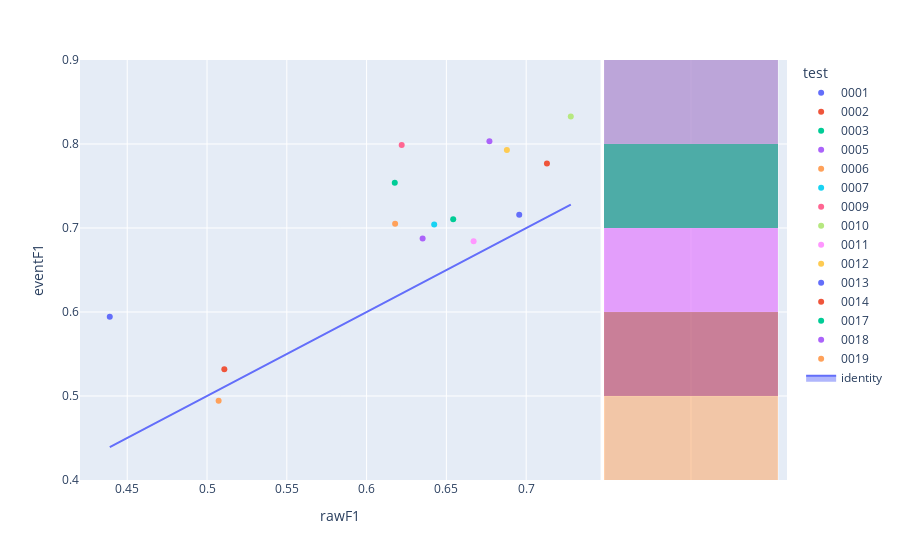

Notebook cell for this chart:
### Code cell
fig=px.scatter(experimentModels_N2,x='rawF1',y='eventF1',color='test',hover_name='modelId', marginal_y="histogram")
fig.add_trace(
    go.Scatter(x=experimentModels_N2['rawF1'], y=experimentModels_N2['rawF1'], name="identity", mode='lines',fill="toself")
)
fig.show()

### Figure 1 — Plotly figure (JSON) as saved in the notebook; plotly's stock layout.template omitted (floating-point values rounded to 4 significant figures)
{"data": [{"hovertemplate": "<b>%{hovertext}</b><br><br>test=0001<br>rawF1=%{x}<br>eventF1=%{y}<extra></extra>", "hovertext": ["9e4dd9bb-a7d9-4ee8-a762-d656d8308d91"], "legendgroup": "0001", "marker": {"color": "#636efa", "symbol": "circle"}, "mode": "markers", "name": "0001", "orientation": "v", "showlegend": true, "type": "scatter", "x": [0.4391], "xaxis": "x", "y": [0.5942], "yaxis": "y"}, {"alignmentgroup": "True", "bingroup": "y", "hovertemplate": "test=0001<br>eventF1=%{y}<br>count=%{x}<extra></extra>", "legendgroup": "0001", "marker": {"color": "#636efa"}, "name": "0001", "offsetgroup": "0001", "opacity": 0.5, "showlegend": false, "type": "histogram", "xaxis": "x2", "y": [0.5942], "yaxis": "y2"}, {"hovertemplate": "<b>%{hovertext}</b><br><br>test=0002<br>rawF1=%{x}<br>eventF1=%{y}<extra></extra>", "hovertext": ["5e1bcb8a-f879-4f42-ae21-0e1ae715095f"], "legendgroup": "0002", "marker": {"color": "#EF553B", "symbol": "circle"}, "mode": "markers", "name": "0002", "orientation": "v", "showlegend": true, "type": "scatter", "x": [0.713], "xaxis": "x", "y": [0.7769], "yaxis": "y"}, {"alignmentgroup": "True", "bingroup": "y", "hovertemplate": "test=0002<br>eventF1=%{y}<br>count=%{x}<extra></extra>", "legendgroup": "0002", "marker": {"color": "#EF553B"}, "name": "0002", "offsetgroup": "0002", "opacity": 0.5, "showlegend": false, "type": "histogram", "xaxis": "x2", "y": [0.7769], "yaxis": "y2"}, {"hovertemplate": "<b>%{hovertext}</b><br><br>test=0003<br>rawF1=%{x}<br>eventF1=%{y}<extra></extra>", "hovertext": ["2ecef3ee-0879-42d7-bcf0-ecfa0e3e601a"], "legendgroup": "0003", "marker": {"color": "#00cc96", "symbol": "circle"}, "mode": "markers", "name": "0003", "orientation": "v", "showlegend": true, "type": "scatter", "x": [0.6543], "xaxis": "x", "y": [0.7103], "yaxis": "y"}, {"alignmentgroup": "True", "bingroup": "y", "hovertemplate": "test=0003<br>eventF1=%{y}<br>count=%{x}<extra></extra>", "legendgroup": "0003", "marker": {"color": "#00cc96"}, "name": "0003", "offsetgroup": "0003", "opacity": 0.5, "showlegend": false, "type": "histogram", "xaxis": "x2", "y": [0.7103], "yaxis": "y2"}, {"hovertemplate": "<b>%{hovertext}</b><br><br>test=0005<br>rawF1=%{x}<br>eventF1=%{y}<extra></extra>", "hovertext": ["52b0d6a8-7f01-4694-85d4-14ef17a025b9"], "legendgroup": "0005", "marker": {"color": "#ab63fa", "symbol": "circle"}, "mode": "markers", "name": "0005", "orientation": "v", "showlegend": true, "type": "scatter", "x": [0.6351], "xaxis": "x", "y": [0.6874], "yaxis": "y"}, {"alignmentgroup": "True", "bingroup": "y", "hovertemplate": "test=0005<br>eventF1=%{y}<br>count=%{x}<extra></extra>", "legendgroup": "0005", "marker": {"color": "#ab63fa"}, "name": "0005", "offsetgroup": "0005", "opacity": 0.5, "showlegend": false, "type": "histogram", "xaxis": "x2", "y": [0.6874], "yaxis": "y2"}, {"hovertemplate": "<b>%{hovertext}</b><br><br>test=0006<br>rawF1=%{x}<br>eventF1=%{y}<extra></extra>", "hovertext": ["32c9793a-2115-4e77-8b6f-e8f71d09cecb"], "legendgroup": "0006", "marker": {"color": "#FFA15A", "symbol": "circle"}, "mode": "markers", "name": "0006", "orientation": "v", "showlegend": true, "type": "scatter", "x": [0.6179], "xaxis": "x", "y": [0.7052], "yaxis": "y"}, {"alignmentgroup": "True", "bingroup": "y", "hovertemplate": "test=0006<br>eventF1=%{y}<br>count=%{x}<extra></extra>", "legendgroup": "0006", "marker": {"color": "#FFA15A"}, "name": "0006", "offsetgroup": "0006", "opacity": 0.5, "showlegend": false, "type": "histogram", "xaxis": "x2", "y": [0.7052], "yaxis": "y2"}, {"hovertemplate": "<b>%{hovertext}</b><br><br>test=0007<br>rawF1=%{x}<br>eventF1=%{y}<extra></extra>", "hovertext": ["241d9889-61ff-47f7-97c2-f502ae3dba38"], "legendgroup": "0007", "marker": {"color": "#19d3f3", "symbol": "circle"}, "mode": "markers", "name": "0007", "orientation": "v", "showlegend": true, "type": "scatter", "x": [0.6424], "xaxis": "x", "y": [0.7042], "yaxis": "y"}, {"alignmentgroup": "True", "bingroup": "y", "hovertemplate": "test=0007<br>eventF1=%{y}<br>count=%{x}<extra></extra>", "legendgroup": "0007", "marker": {"color": "#19d3f3"}, "name": "0007", "offsetgroup": "0007", "opacity": 0.5, "showlegend": false, "type": "histogram", "xaxis": "x2", "y": [0.7042], "yaxis": "y2"}, {"hovertemplate": "<b>%{hovertext}</b><br><br>test=0009<br>rawF1=%{x}<br>eventF1=%{y}<extra></extra>", "hovertext": ["f6a46037-1f32-40b5-a6ff-cd293b0e4203"], "legendgroup": "0009", "marker": {"color": "#FF6692", "symbol": "circle"}, "mode": "markers", "name": "0009", "orientation": "v", "showlegend": true, "type": "scatter", "x": [0.622], "xaxis": "x", "y": [0.7988], "yaxis": "y"}, {"alignmentgroup": "True", "bingroup": "y", "hovertemplate": "test=0009<br>eventF1=%{y}<br>count=%{x}<extra></extra>", "legendgroup": "0009", "marker": {"color": "#FF6692"}, "name": "0009", "offsetgroup": "0009", "opacity": 0.5, "showlegend": false, "type": "histogram", "xaxis": "x2", "y": [0.7988], "yaxis": "y2"}, {"hovertemplate": "<b>%{hovertext}</b><br><br>test=0010<br>rawF1=%{x}<br>eventF1=%{y}<extra></extra>", "hovertext": ["6cfc1f74-3653-47eb-a166-f59fefa13825"], "legendgroup": "0010", "marker": {"color": "#B6E880", "symbol": "circle"}, "mode": "markers", "name": "0010", "orientation": "v", "showlegend": true, "type": "scatter", "x": [0.7279], "xaxis": "x", "y": [0.8326], "yaxis": "y"}, {"alignmentgroup": "True", "bingroup": "y", "hovertemplate": "test=0010<br>eventF1=%{y}<br>count=%{x}<extra></extra>", "legendgroup": "0010", "marker": {"color": "#B6E880"}, "name": "0010", "offsetgroup": "0010", "opacity": 0.5, "showlegend": false, "type": "histogram", "xaxis": "x2", "y": [0.8326], "yaxis": "y2"}, {"hovertemplate": "<b>%{hovertext}</b><br><br>test=0011<br>rawF1=%{x}<br>eventF1=%{y}<extra></extra>", "hovertext": ["68c5483d-9072-4478-8a87-a7af3324f690"], "legendgroup": "0011", "marker": {"color": "#FF97FF", "symbol": "circle"}, "mode": "markers", "name": "0011", "orientation": "v", "showlegend": true, "type": "scatter", "x": [0.6671], "xaxis": "x", "y": [0.6841], "yaxis": "y"}, {"alignmentgroup": "True", "bingroup": "y", "hovertemplate": "test=0011<br>eventF1=%{y}<br>count=%{x}<extra></extra>", "legendgroup": "0011", "marker": {"color": "#FF97FF"}, "name": "0011", "offsetgroup": "0011", "opacity": 0.5, "showlegend": false, "type": "histogram", "xaxis": "x2", "y": [0.6841], "yaxis": "y2"}, {"hovertemplate": "<b>%{hovertext}</b><br><br>test=0012<br>rawF1=%{x}<br>eventF1=%{y}<extra></extra>", "hovertext": ["349fe35c-b749-431d-8e8c-c288b150e998"], "legendgroup": "0012", "marker": {"color": "#FECB52", "symbol": "circle"}, "mode": "markers", "name": "0012", "orientation": "v", "showlegend": true, "type": "scatter", "x": [0.6879], "xaxis": "x", "y": [0.7928], "yaxis": "y"}, {"alignmentgroup": "True", "bingroup": "y", "hovertemplate": "test=0012<br>eventF1=%{y}<br>count=%{x}<extra></extra>", "legendgroup": "0012", "marker": {"color": "#FECB52"}, "name": "0012", "offsetgroup": "0012", "opacity": 0.5, "showlegend": false, "type": "histogram", "xaxis": "x2", "y": [0.7928], "yaxis": "y2"}, {"hovertemplate": "<b>%{hovertext}</b><br><br>test=0013<br>rawF1=%{x}<br>eventF1=%{y}<extra></extra>", "hovertext": ["4babfd03-bb9d-4dd2-a829-ad9de3f05932"], "legendgroup": "0013", "marker": {"color": "#636efa", "symbol": "circle"}, "mode": "markers", "name": "0013", "orientation": "v", "showlegend": true, "type": "scatter", "x": [0.6956], "xaxis": "x", "y": [0.7157], "yaxis": "y"}, {"alignmentgroup": "True", "bingroup": "y", "hovertemplate": "test=0013<br>eventF1=%{y}<br>count=%{x}<extra></extra>", "legendgroup": "0013", "marker": {"color": "#636efa"}, "name": "0013", "offsetgroup": "0013", "opacity": 0.5, "showlegend": false, "type": "histogram", "xaxis": "x2", "y": [0.7157], "yaxis": "y2"}, {"hovertemplate": "<b>%{hovertext}</b><br><br>test=0014<br>rawF1=%{x}<br>eventF1=%{y}<extra></extra>", "hovertext": ["8b17d41d-edbb-461c-87d2-300850772dae"], "legendgroup": "0014", "marker": {"color": "#EF553B", "symbol": "circle"}, "mode": "markers", "name": "0014", "orientation": "v", "showlegend": true, "type": "scatter", "x": [0.5109], "xaxis": "x", "y": [0.5318], "yaxis": "y"}, {"alignmentgroup": "True", "bingroup": "y", "hovertemplate": "test=0014<br>eventF1=%{y}<br>count=%{x}<extra></extra>", "legendgroup": "0014", "marker": {"color": "#EF553B"}, "name": "0014", "offsetgroup": "0014", "opacity": 0.5, "showlegend": false, "type": "histogram", "xaxis": "x2", "y": [0.5318], "yaxis": "y2"}, {"hovertemplate": "<b>%{hovertext}</b><br><br>test=0017<br>rawF1=%{x}<br>eventF1=%{y}<extra></extra>", "hovertext": ["0363bbae-1f8e-4b17-9c0c-12617bda2825"], "legendgroup": "0017", "marker": {"color": "#00cc96", "symbol": "circle"}, "mode": "markers", "name": "0017", "orientation": "v", "showlegend": true, "type": "scatter", "x": [0.6177], "xaxis": "x", "y": [0.7539], "yaxis": "y"}, {"alignmentgroup": "True", "bingroup": "y", "hovertemplate": "test=0017<br>eventF1=%{y}<br>count=%{x}<extra></extra>", "legendgroup": "0017", "marker": {"color": "#00cc96"}, "name": "0017", "offsetgroup": "0017", "opacity": 0.5, "showlegend": false, "type": "histogram", "xaxis": "x2", "y": [0.7539], "yaxis": "y2"}, {"hovertemplate": "<b>%{hovertext}</b><br><br>test=0018<br>rawF1=%{x}<br>eventF1=%{y}<extra></extra>", "hovertext": ["3ab00c3d-e088-430b-81c0-65466ec51055"], "legendgroup": "0018", "marker": {"color": "#ab63fa", "symbol": "circle"}, "mode": "markers", "name": "0018", "orientation": "v", "showlegend": true, "type": "scatter", "x": [0.677], "xaxis": "x", "y": [0.8034], "yaxis": "y"}, {"alignmentgroup": "True", "bingroup": "y", "hovertemplate": "test=0018<br>eventF1=%{y}<br>count=%{x}<extra></extra>", "legendgroup": "0018", "marker": {"color": "#ab63fa"}, "name": "0018", "offsetgroup": "0018", "opacity": 0.5, "showlegend": false, "type": "histogram", "xaxis": "x2", "y": [0.8034], "yaxis": "y2"}, {"hovertemplate": "<b>%{hovertext}</b><br><br>test=0019<br>rawF1=%{x}<br>eventF1=%{y}<extra></extra>", "hovertext": ["a223e573-b48d-418b-a3d3-7c7ae2c5dee7"], "legendgroup": "0019", "marker": {"color": "#FFA15A", "symbol": "circle"}, "mode": "markers", "name": "0019", "orientation": "v", "showlegend": true, "type": "scatter", "x": [0.5073], "xaxis": "x", "y": [0.4944], "yaxis": "y"}, {"alignmentgroup": "True", "bingroup": "y", "hovertemplate": "test=0019<br>eventF1=%{y}<br>count=%{x}<extra></extra>", "legendgroup": "0019", "marker": {"color": "#FFA15A"}, "name": "0019", "offsetgroup": "0019", "opacity": 0.5, "showlegend": false, "type": "histogram", "xaxis": "x2", "y": [0.4944], "yaxis": "y2"}, {"fill": "toself", "mode": "lines", "name": "identity", "type": "scatter", "x": [0.4391, 0.713, 0.6543, 0.6351, 0.6179, 0.6424, 0.622, 0.7279, 0.6671, 0.6879, 0.6956, 0.5109, 0.6177, 0.677, 0.5073], "y": [0.4391, 0.713, 0.6543, 0.6351, 0.6179, 0.6424, 0.622, 0.7279, 0.6671, 0.6879, 0.6956, 0.5109, 0.6177, 0.677, 0.5073]}], "layout": {"barmode": "overlay", "legend": {"title": {"text": "test"}, "tracegroupgap": 0}, "margin": {"t": 60}, "xaxis": {"anchor": "y", "domain": [0, 0.7363], "title": {"text": "rawF1"}}, "xaxis2": {"anchor": "y2", "domain": [0.7413, 1], "matches": "x2", "showgrid": true, "showline": false, "showticklabels": false, "ticks": ""}, "yaxis": {"anchor": "x", "domain": [0, 1], "title": {"text": "eventF1"}}, "yaxis2": {"anchor": "x2", "domain": [0, 1], "matches": "y", "showgrid": true, "showticklabels": false}}}
